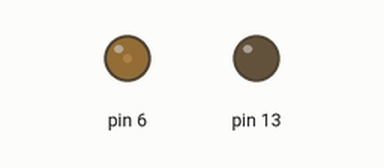
Recording of a sketch running on a simulated Arduino Uno, built with avr-gcc and run on an emulated ATmega328P. On the bench: output pins drawn as LEDs (lit = HIGH).

Above: at 0.05 s.
At 5.95 s:
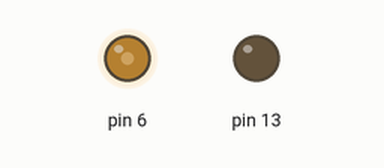
At 7.7 s:
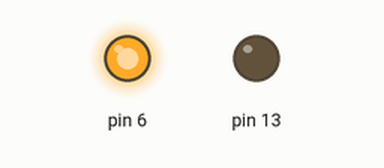
At 9.5 s:
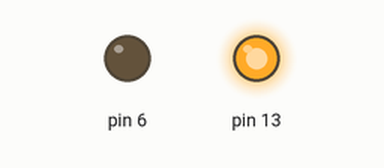
Timing chart, 0 to 12.4 s (numbered marks = the images above):
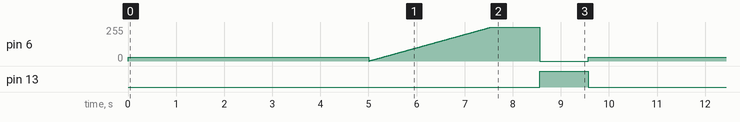

The sketch:

dc_motor_control.ino
```cpp
void setup()
{
    pinMode(6, OUTPUT);
    pinMode(13, OUTPUT);
}
void loop()
{
    // slow speed
    digitalWrite(13, LOW);
    for (int i = 0; i < 50; i++) {
        analogWrite(6, 30) ;
        delay(100);
    }
    // accelerate to max
    for (int i = 0; i < 256; i++) {
        analogWrite(6, i) ;
        delay(10);
    }
    // wait and change direction
    // now use max speed
    delay(1000);
    digitalWrite(13, HIGH);
    digitalWrite(6, LOW);
    delay(1000);
}
```

Measured:
- by itself, pin 13: alternates HIGH for 1.0 s and LOW for 8.6 s
